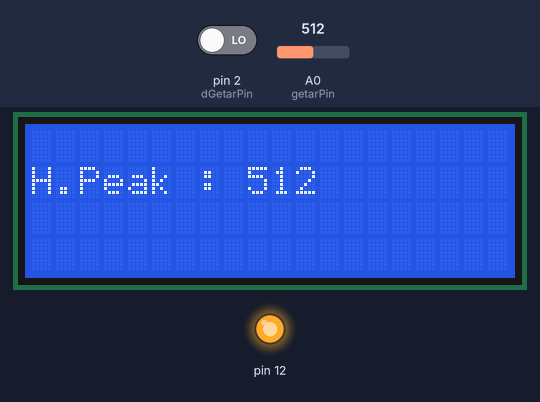
Bench run of a sketch on a simulated Arduino Uno, built with avr-gcc and run on an emulated ATmega328P. On the bench: 20×4 character LCD, output pins drawn as LEDs (lit = HIGH). The inputs (shaded band) are chosen by the test bench; at power-on: pin 2 (dGetarPin) LOW, A0 (getarPin) = 512.

Above: at 1.2 s.
1.3 s: pin 2 (dGetarPin) driven HIGH
At 3.1 s:
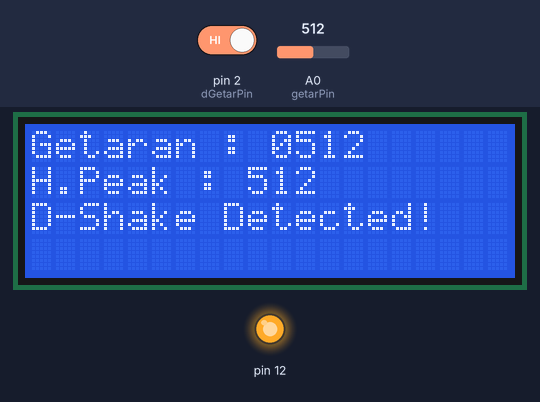
4.1 s: pin 2 (dGetarPin) driven LOW
At 5.0 s:
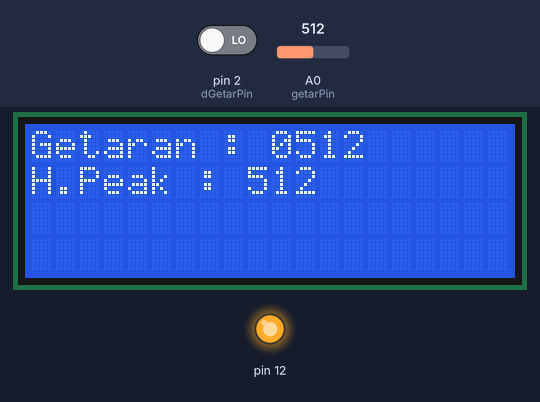
6.9 s: A0 (getarPin) set to 130
At 8.7 s:
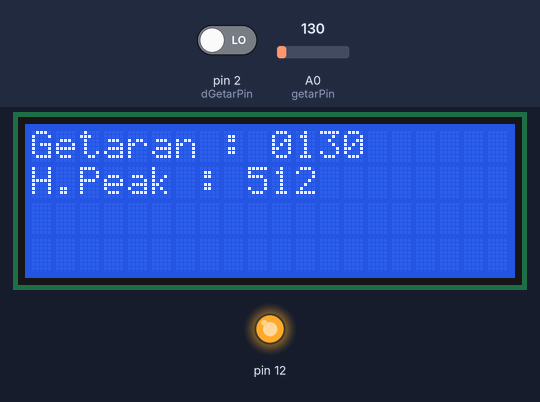
9.9 s: A0 (getarPin) set to 114
At 11.8 s:
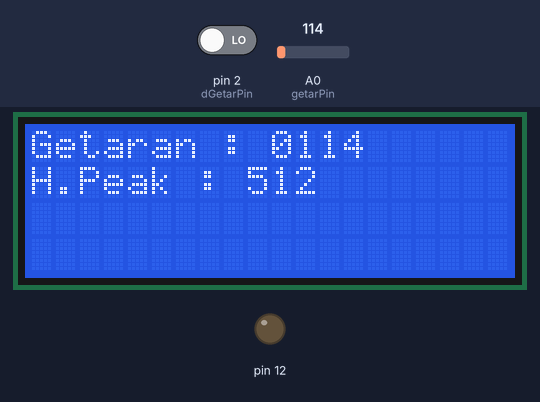
12.7 s: pin 2 (dGetarPin) driven HIGH
At 14.1 s:
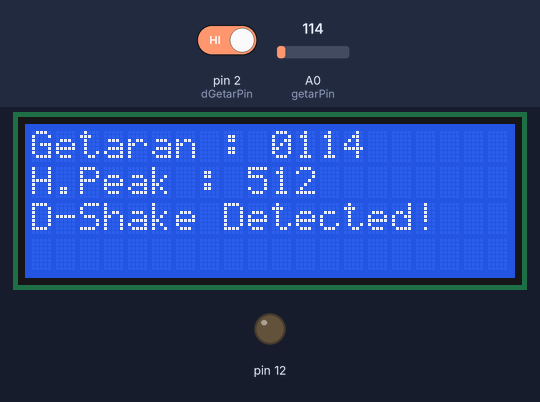
15.5 s: A0 (getarPin) set to 122
At 16.9 s:
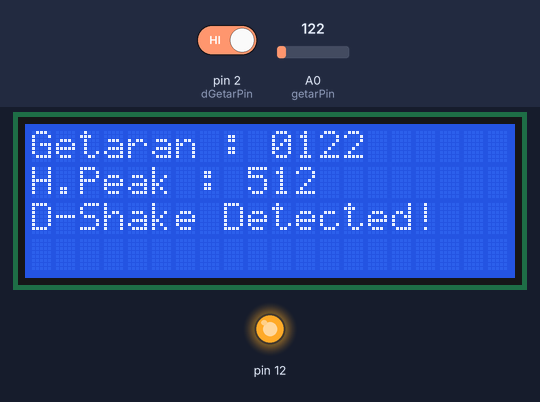
Timing chart, 0 to 18.5 s (numbered marks = the images above; inputs shaded):
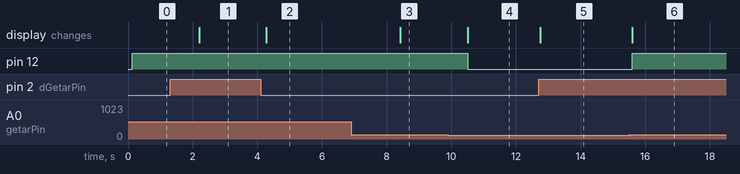

Measured:
- the behaviour switches between 120 and 119 on A0 (getarPin) (found by bisection; images 3 and 4)
- after the input at 1.3 s, the display: changes after 0.90 s (image 1)
- after the input at 4.1 s, the display: changes after 0.18 s (image 2)
- after the input at 6.9 s, the display: changes after 1.5 s (image 3)
- after the input at 9.9 s, pin 12: HIGH → LOW after 0.60 s; the display: changes after 0.60 s (image 4)
- after the input at 12.7 s, the display: changes after 0.05 s (image 5)
- after the input at 15.5 s, pin 12: LOW → HIGH after 0.10 s; the display: changes after 0.10 s (image 6)

The sketch:

Piezo.ino
```cpp
#include "Wire.h" // For I2C
#include "LCD.h" // For LCD
#include "LiquidCrystal_I2C.h" // Added library*
LiquidCrystal_I2C lcd(0x3F,2,1,0,4,5,6,7); // 0x27 is the default I2C bus address of the backpack-see article

// deklarasi variabel
int mgetar, ngtr;
int detecDgetar = LOW;
int getarPin = A0;
const int dGetarPin = 2;
int hpeak = 0;

void setup() {
  lcd.setBacklightPin(3,POSITIVE); //BL,BL_POL
  lcd.setBacklight(HIGH);
  lcd.begin(20,4);
  lcd.clear();
  pinMode(12,OUTPUT);
  pinMode(2, INPUT);
}

void loop() {
  // baca getaran dari A0
  ngtr = analogRead(getarPin);
  detecDgetar = digitalRead(dGetarPin);
  mgetar = ngtr;
  //kirim ke serial
  //Serial.println(mgetar);
  lcd.setCursor(0,0);
  lcd.print("Getaran : ");
  lcd.setCursor(9,0);
  lcd.print(mgetar);

  if (detecDgetar == HIGH)
  {
    lcd.setCursor(0,2);
    lcd.print("D-Shake Detected!");
  }
  else
  {
    lcd.setCursor(0,2);
    lcd.print("                 ");
  }

  if(mgetar>=1000)
  {
    lcd.setCursor(0,0);
    lcd.print("Getaran : ");
    lcd.setCursor(10,0);
    lcd.print(mgetar);
  }
  else if(mgetar>=100)
  {
    lcd.setCursor(0,0);
    lcd.print("Getaran : 0");
    lcd.setCursor(11,0);
    lcd.print(mgetar);
  }
  else if(mgetar>=10)
  {
    lcd.setCursor(0,0);
    lcd.print("Getaran : 00");
    lcd.setCursor(12,0);
    lcd.print(mgetar);
  }
  else
  {
    lcd.setCursor(0,0);
    lcd.print("Getaran : 000");
    lcd.setCursor(13,0);
    lcd.print(mgetar);
  }

  if(mgetar>hpeak) //jika getaran cukup keras
  {
    hpeak = mgetar;
    lcd.clear();
    lcd.setCursor(0,1);
    lcd.print("H.Peak : ");
    lcd.setCursor(9,1);
    lcd.print(hpeak);
  }

  if(mgetar>=120) //jika getaran cukup keras
  {
    digitalWrite(12,HIGH); // aktifkan relay
    delay(2000); // delay 2 detik
  }
  else digitalWrite(12,LOW);
  delay(30); // berhenti beberapa milidetik
}
```
